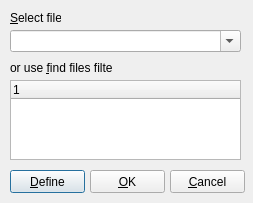
<ui version="4.0" >
 <class>qdSelectFiles</class>
 <widget class="QDialog" name="qdSelectFiles" >
  <property name="geometry" >
   <rect>
    <x>0</x>
    <y>0</y>
    <width>253</width>
    <height>203</height>
   </rect>
  </property>
  <property name="windowTitle" >
   <string>Dialog</string>
  </property>
  <widget class="QLabel" name="label" >
   <property name="geometry" >
    <rect>
     <x>10</x>
     <y>10</y>
     <width>51</width>
     <height>16</height>
    </rect>
   </property>
   <property name="text" >
    <string>&amp;Select files</string>
   </property>
   <property name="buddy" >
    <cstring>qcbFilter</cstring>
   </property>
  </widget>
  <widget class="QLabel" name="label_2" >
   <property name="geometry" >
    <rect>
     <x>10</x>
     <y>60</y>
     <width>102</width>
     <height>16</height>
    </rect>
   </property>
   <property name="text" >
    <string>or use &amp;find files filter:</string>
   </property>
   <property name="buddy" >
    <cstring>qtwFindSets</cstring>
   </property>
  </widget>
  <widget class="QPushButton" name="qpbDefine" >
   <property name="geometry" >
    <rect>
     <x>10</x>
     <y>170</y>
     <width>75</width>
     <height>23</height>
    </rect>
   </property>
   <property name="text" >
    <string>&amp;Define</string>
   </property>
  </widget>
  <widget class="QPushButton" name="qpbCancel" >
   <property name="geometry" >
    <rect>
     <x>170</x>
     <y>170</y>
     <width>75</width>
     <height>23</height>
    </rect>
   </property>
   <property name="text" >
    <string>&amp;Cancel</string>
   </property>
  </widget>
  <widget class="QComboBox" name="qcbFilter" >
   <property name="geometry" >
    <rect>
     <x>10</x>
     <y>30</y>
     <width>231</width>
     <height>22</height>
    </rect>
   </property>
   <property name="editable" >
    <bool>true</bool>
   </property>
  </widget>
  <widget class="QPushButton" name="qpbOK" >
   <property name="geometry" >
    <rect>
     <x>90</x>
     <y>170</y>
     <width>75</width>
     <height>23</height>
    </rect>
   </property>
   <property name="text" >
    <string>&amp;OK</string>
   </property>
  </widget>
  <widget class="QTreeWidget" name="qtwFindSets" >
   <property name="geometry" >
    <rect>
     <x>10</x>
     <y>80</y>
     <width>231</width>
     <height>80</height>
    </rect>
   </property>
   <property name="rootIsDecorated" >
    <bool>false</bool>
   </property>
   <column>
    <property name="text" >
     <string>1</string>
    </property>
   </column>
  </widget>
 </widget>
 <tabstops>
  <tabstop>qcbFilter</tabstop>
  <tabstop>qpbOK</tabstop>
  <tabstop>qpbCancel</tabstop>
  <tabstop>qpbDefine</tabstop>
  <tabstop>qtwFindSets</tabstop>
 </tabstops>
 <resources/>
 <connections>
  <connection>
   <sender>qpbCancel</sender>
   <signal>clicked(bool)</signal>
   <receiver>qdSelectFiles</receiver>
   <slot>reject()</slot>
   <hints>
    <hint type="sourcelabel" >
     <x>211</x>
     <y>211</y>
    </hint>
    <hint type="destinationlabel" >
     <x>130</x>
     <y>131</y>
    </hint>
   </hints>
  </connection>
 </connections>
</ui>
